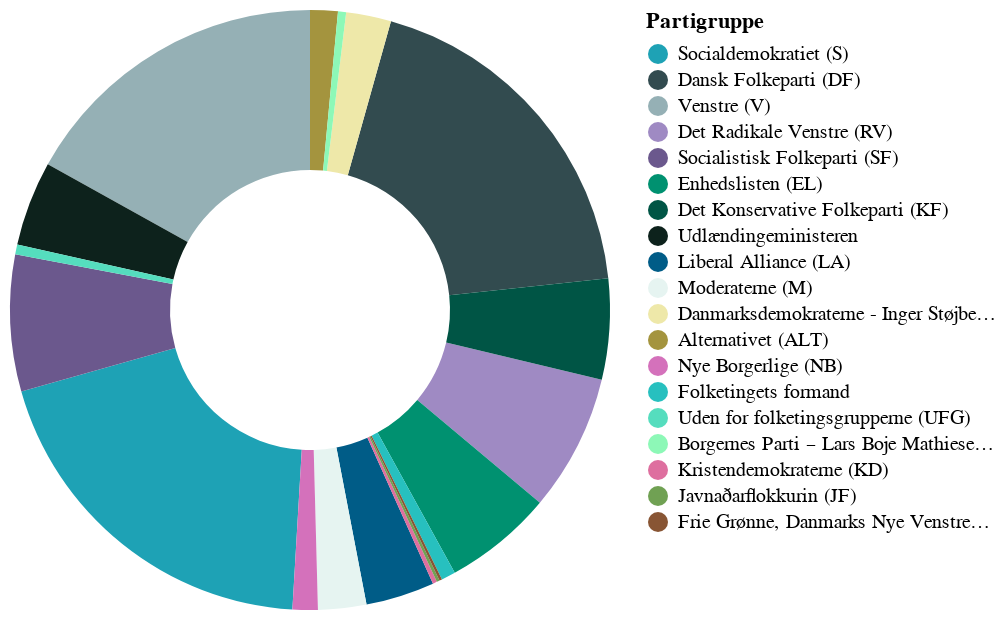

Notebook cell for this chart:
### Code cell
# Renaming columns for chart
col_names = {"PartiGruppe":"Partigruppe", "AndelParti":"Andel i debatten"}
chart_data_dk = chart_data.rename(columns=col_names)

# Defining custom sort order
sort_order = chart_data_dk["Partigruppe"].tolist()

# Creating a chart in Danish
chart = alt.Chart(chart_data_dk, width="container").mark_arc(innerRadius=70).encode(
    theta=alt.Theta("Andel i debatten:Q"),
    color=alt.Color(
        "Partigruppe:N",
        sort=sort_order,
        scale=alt.Scale(range=my_custom_palette)
    ),
    tooltip=[
        alt.Tooltip("Partigruppe:N"),
        alt.Tooltip("Andel i debatten:Q", format=".1%")
    ]
)
chart.save(".charts/figure_04_dk.html")
chart

### Figure 1 — Vega-Lite specification as saved in the notebook (floating-point values rounded to 4 significant figures)
{"config": {"view": {"continuousWidth": 300, "continuousHeight": 300}}, "data": {"name": "data-0cf5d23fae579b17a639d74c78771d5a"}, "mark": {"type": "arc", "innerRadius": 70}, "encoding": {"color": {"field": "Partigruppe", "scale": {"range": ["#1ea2b5", "#324b4f", "#95b0b5", "#9f8ac3", "#6b588d", "#009170", "#005545", "#0d221c", "#005c87", "#e6f4f1", "#eee8a9", "#a4943e", "#d471bb", "#27c0bf", "#55ddbe", "#8df8b7", "#de6f9f", "#70a153", "#885534"]}, "sort": ["Socialdemokratiet (S)", "Dansk Folkeparti (DF)", "Venstre (V)", "Det Radikale Venstre (RV)", "Socialistisk Folkeparti (SF)", "Enhedslisten (EL)", "Det Konservative Folkeparti (KF)", "Udlændingeministeren", "Liberal Alliance (LA)", "Moderaterne (M)", "Danmarksdemokraterne - Inger Støjberg (DD)", "Alternativet (ALT)", "Nye Borgerlige (NB)", "Folketingets formand", "Uden for folketingsgrupperne (UFG)", "Borgernes Parti – Lars Boje Mathiesen (BP)", "Kristendemokraterne (KD)", "Javnaðarflokkurin (JF)", "Frie Grønne, Danmarks Nye Venstrefløjsparti (FG)"], "type": "nominal"}, "theta": {"field": "Andel i debatten", "type": "quantitative"}, "tooltip": [{"field": "Partigruppe", "type": "nominal"}, {"field": "Andel i debatten", "format": ".1%", "type": "quantitative"}]}, "width": "container", "$schema": "https://vega.github.io/schema/vega-lite/v5.16.3.json", "datasets": {"data-0cf5d23fae579b17a639d74c78771d5a": [{"Partigruppe": "Socialdemokratiet (S)", "Andel i debatten": 0.1968}, {"Partigruppe": "Dansk Folkeparti (DF)", "Andel i debatten": 0.1896}, {"Partigruppe": "Venstre (V)", "Andel i debatten": 0.1693}, {"Partigruppe": "Det Radikale Venstre (RV)", "Andel i debatten": 0.07369}, {"Partigruppe": "Socialistisk Folkeparti (SF)", "Andel i debatten": 0.07356}, {"Partigruppe": "Enhedslisten (EL)", "Andel i debatten": 0.05879}, {"Partigruppe": "Det Konservative Folkeparti (KF)", "Andel i debatten": 0.05431}, {"Partigruppe": "Udlændingeministeren", "Andel i debatten": 0.04574}, {"Partigruppe": "Liberal Alliance (LA)", "Andel i debatten": 0.03704}, {"Partigruppe": "Moderaterne (M)", "Andel i debatten": 0.02597}, {"Partigruppe": "Danmarksdemokraterne - Inger Støjberg (DD)", "Andel i debatten": 0.02426}, {"Partigruppe": "Alternativet (ALT)", "Andel i debatten": 0.0149}, {"Partigruppe": "Nye Borgerlige (NB)", "Andel i debatten": 0.01358}, {"Partigruppe": "Folketingets formand", "Andel i debatten": 0.007646}, {"Partigruppe": "Uden for folketingsgrupperne (UFG)", "Andel i debatten": 0.005273}, {"Partigruppe": "Borgernes Parti – Lars Boje Mathiesen (BP)", "Andel i debatten": 0.00435}, {"Partigruppe": "Kristendemokraterne (KD)", "Andel i debatten": 0.002241}, {"Partigruppe": "Javnaðarflokkurin (JF)", "Andel i debatten": 0.001582}, {"Partigruppe": "Frie Grønne, Danmarks Nye Venstrefløjsparti (FG)", "Andel i debatten": 0.00145}]}}
